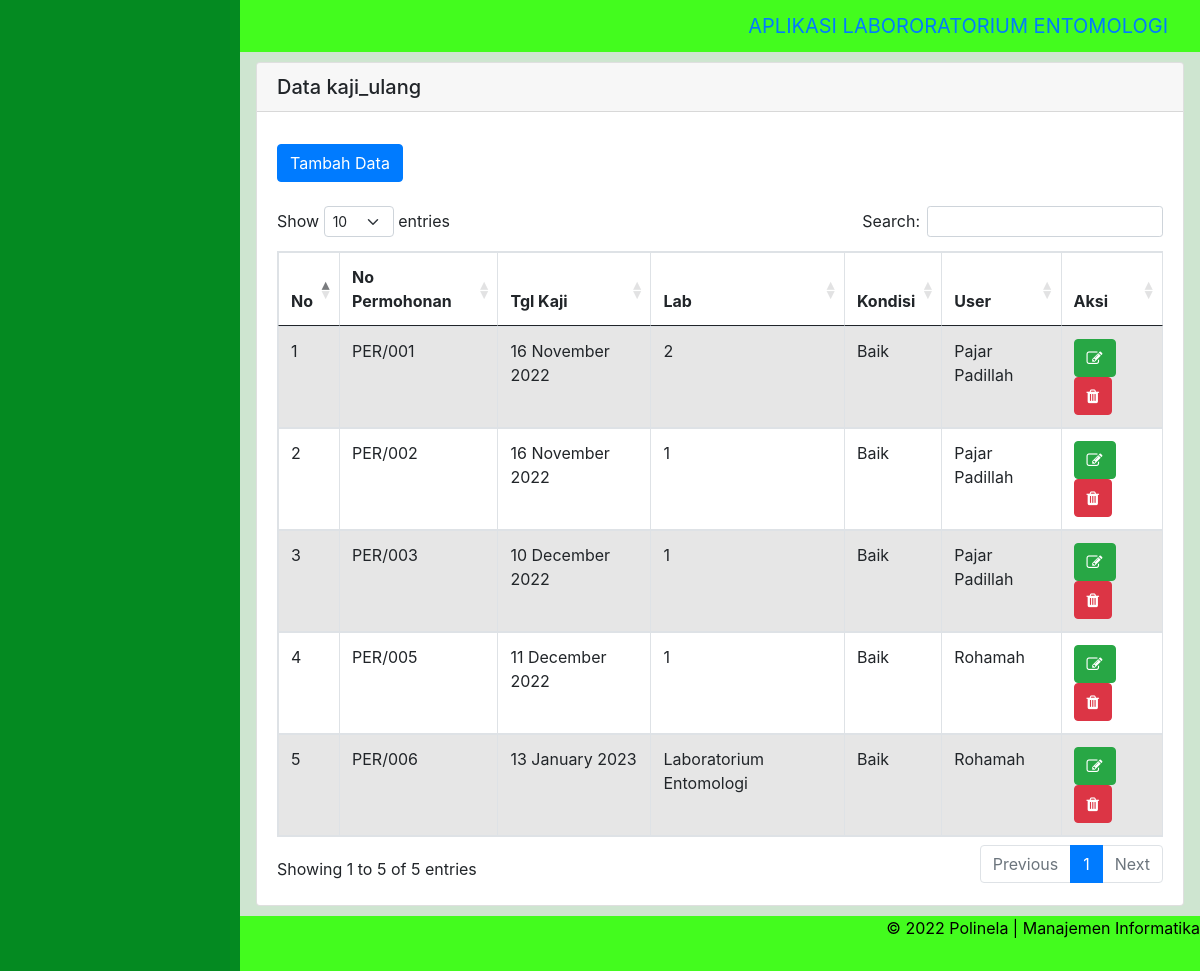
The page /index.php/kaji_ulang on the database its author committed.
### tables this page shows
CREATE TABLE `kaji_ulang` (
  `id_kaji_ulang` int(11) NOT NULL,
  `id_permohonan` int(11) NOT NULL,
  `tgl_kaji_ulang` date NOT NULL,
  `lab` varchar(50) NOT NULL,
  `kondisi` varchar(50) NOT NULL,
  `id_user` int(11) NOT NULL
);

CREATE TABLE `permohonan` (
  `id_permohonan` int(11) NOT NULL,
  `no_permohonan` varchar(50) NOT NULL,
  `tgl_permohonan` date NOT NULL,
  `id_sampel` int(11) NOT NULL,
  `jumlah` int(11) NOT NULL,
  `berat` int(11) NOT NULL,
  `id_asal` int(11) NOT NULL,
  `id_tujuan` int(11) NOT NULL,
  `id_metode` int(11) NOT NULL,
  `id_user` int(11) NOT NULL
);

CREATE TABLE `user` (
  `id_user` int(11) NOT NULL,
  `nama` varchar(50) NOT NULL,
  `username` varchar(50) NOT NULL,
  `password` varchar(50) NOT NULL,
  `level` varchar(50) NOT NULL
);

### application/controllers/Kaji_Ulang.php (called while the page is built, shortened)
<?php
class Kaji_Ulang extends CI_Controller {
	public function __construct()
	{
		$this->load->model('M_Kaji_Ulang');
		$this->load->model('M_Permohonan');
		$this->load->model('M_User');
		$this->load->model('M_Respon');
	}
	public function index()
	{
		$queryAllKaji_Ulang = $this->M_Kaji_Ulang->getDataKaji_Ulang();
		$queryAllPermohonan = $this->M_Permohonan->getDataPermohonan();
		$queryAllUser = $this->M_User->getDataUser();
		$queryAllRespon = $this->M_Respon->getDataRespon();
		$Data = array(	'queryAllKU'=> $queryAllKaji_Ulang,
						'queryAllPmh'=> $queryAllPermohonan,
						'queryAllUsr'=> $queryAllUser,
						'queryAllRsp'=> $queryAllRespon
						);
		$this->load->view('v_kaji_ulang',$Data);
	}
}

### index.php (called while the page is built, shortened)
<?php
require_once BASEPATH.'core/CodeIgniter.php';

### application/models/M_Permohonan.php (called while the page is built, shortened)
<?php
class M_Permohonan extends CI_Model {
	function getDataPermohonan(){
		$query = $this->db->get('permohonan');
		return $query->result();
	}
}

### application/models/M_Kaji_Ulang.php (called while the page is built, shortened)
<?php
class M_Kaji_Ulang extends CI_Model {
	function getDataKaji_Ulang(){
		$query = $this->db->get('kaji_ulang');
		return $query->result();
	}
}

### application/models/M_User.php (called while the page is built, shortened)
<?php
class M_User extends CI_Model {
	function getDataUser(){
		$query = $this->db->get('user');
		return $query->result();
	}
}

### application/views/v_kaji_ulang.php (the view, shortened to what this page needs)
?><!DOCTYPE html>
<html lang="en">
<head>
	<?php $this->load->view('link');?>
</head>
<body>
	<?php $this->load->view('menu');?>
	<?php $this->load->view('header');?>
	<div class="wrapper-konten">
		<div class="card">
			<h5 class="card-header">Data kaji_ulang</h5>
			<div class="card-body">
				<h5 class="card-title"></h5>
				<a href="<?php echo base_url('kaji_ulang/halaman_tambah') ?>"><button class="btn btn-primary" >Tambah Data</button></a>
				<br>
				<br>
				<table id="example" class="table table-striped table-bordered" cellspacing="0" width="100%">
					<thead>
						<tr>
							<th class="th-sm">No</td>
							<th class="th-sm">No Permohonan</td>
							<th class="th-sm">Tgl Kaji</td>
							<th class="th-sm">Lab</td>
							<th class="th-sm">Kondisi</td>
							<th class="th-sm">User</td>
							<th class="th-sm">Aksi</td>
						</tr>
					</thead>
					<tbody>
						<?php
						$count=0;
						foreach ($queryAllKU as $row){
							$count = $count+1;
							?>
							<tr>
								<td><?php echo $count ?></td>
								<?php
								foreach ($queryAllPmh as $row1){
									if ($row1->id_permohonan ==$row->id_permohonan) {
										?>
										<td><?php echo $row1->no_permohonan ?></td>
								<?php }}   ?>
								<td><?php echo date('d F Y', strtotime($row->tgl_kaji_ulang)) ?></td>
								<td><?php echo $row->lab ?></td>
								<td><?php echo $row->kondisi ?></td>
									<?php
								foreach ($queryAllUsr as $row5){
									if ($row5->id_user ==$row->id_user) {
											?>
											<td><?php echo $row5->nama ?></td>
									<?php } }?>
								<td>
								<a href="<?php echo base_url('kaji_ulang/halaman_edit') ?>/<?php echo $row->id_kaji_ulang ?>"><button type="button" class="btn btn-success"><i class="fa fa-pencil-square-o" aria-hidden="true"></i></button></a>
								<button type="button" class="btn btn-danger"  onclick="Swal.fire({
											title: 'Peringatan!!',
											text: 'Apakah anda yakin ingin menghapus data?',
											icon: 'warning',
											showCancelButton: true,
											confirmButtonColor: '#3085d6',
											cancelButtonColor: '#d33',
											confirmButtonText: 'Ya, Hapus!'
										}).then((result) => {
											if (result.isConfirmed) {
												window.location.href='kaji_ulang/fungsiDelete_KU/<?php echo $row->id_kaji_ulang?>';
												Swal.fire(
													'Dihapus!',
													'Data Berhasil Dihapus.',
													'success'
													)
											}
										})">
										<i class="fa fa-trash" aria-hidden="true"></i>
									</button></td>
							</tr>
						<?php } ?>
					</tbody>
				</table>
			</div>
		</div>
	</div>
	<?php $this->load->view('footer');?>
</body>
</html>

### application/views/link.php (shortened to what this page needs)
<link href="<?php echo base_url() . 'assets/css/bootstrap.css' ?>" rel="stylesheet">
<link href="<?php echo base_url() . 'assets/bootstrap.min.css' ?>" rel="stylesheet">
<link href="<?php echo base_url() . 'assets/css/style-kontens.css' ?>" rel="stylesheet">
<link href="<?php echo base_url() . 'assets/css/login.css' ?>" rel="stylesheet">
<link rel="stylesheet" href="<?php echo base_url() . 'assets/css/font-awesome.min.css' ?>">
<link href="<?php echo base_url() . 'assets/DataTables/datatables.min.css' ?>" rel="stylesheet">

### application/views/menu.php (shortened to what this page needs)
<div class="wrapper-menu">
  <ul class="menu-sidebar">
</ul>
</div>

### application/views/header.php
<div class="header">
	<a class="navbar-brand" href="#"> APLIKASI LABORORATORIUM ENTOMOLOGI</a>
</div>

### application/views/footer.php
<div class="footer">
    <p class="copyright text-center">
        &copy; 2022 Polinela | Manajemen Informatika
    </p>
</div>

### assets/css/style-kontens.css (style rules this page uses)
.menu-sidebar { list-style-type: none; margin: 0; padding: 0; width: 20%; background-color: #048a21; position: fixed; height: 100%; overflow: auto; font-family: sans-serif; color: white; }
.wrapper-menu { justify-content: center; align-items: center; width: 80%; background-position: center; background-size: cover; }
.header { margin-left: 20%; padding: 6px 16px; background-color: #2efc05e5; text-align: right; color: white; }
.wrapper-konten { margin-left: 20%; padding: 10px 16px; min-height: 33rem; background-color: #cee5d0; }
.footer { height: 55px; justify-content: center; background-color: #2efc05e5; text-decoration: none; color: black; text-align: center; }
.footer .copyright { float: right; }

### rows shown on the page
kaji_ulang: tgl_kaji_ulang "16 November 2022", lab "2", kondisi "Baik"
permohonan: no_permohonan "PER/001"
user: nama "Pajar Padillah"
kaji_ulang: tgl_kaji_ulang "16 November 2022", lab "1", kondisi "Baik"
permohonan: no_permohonan "PER/002"
kaji_ulang: tgl_kaji_ulang "10 December 2022", lab "1", kondisi "Baik"
permohonan: no_permohonan "PER/003"
kaji_ulang: tgl_kaji_ulang "11 December 2022", lab "1", kondisi "Baik"
permohonan: no_permohonan "PER/005"
user: nama "Rohamah"
kaji_ulang: tgl_kaji_ulang "13 January 2023", lab "Laboratorium Entomologi", kondisi "Baik"
permohonan: no_permohonan "PER/006"
